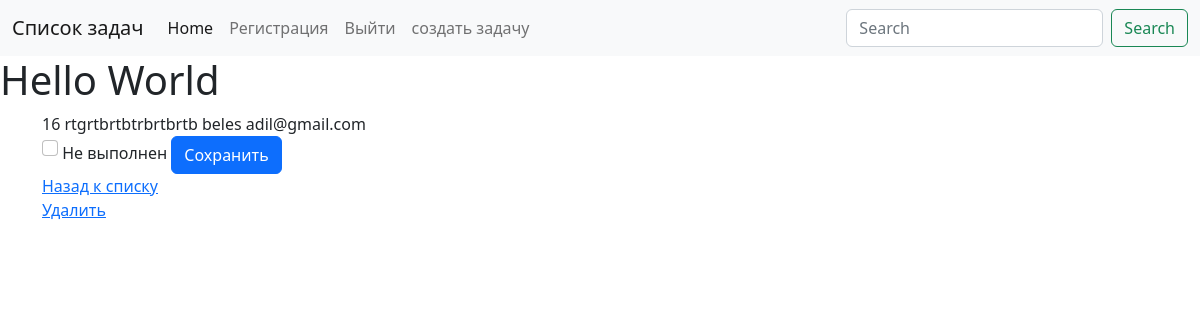
Screenshot of /todo/16/ (signed in) with the database file from the repository.
### todo/models.py (models this page shows, shortened)
class TodoItem(models.Model):
    text = models.CharField(max_length=100)
    done = models.BooleanField(default=False)
    author = models.ForeignKey( settings.AUTH_USER_MODEL, on_delete=models.PROTECT)
    class Meta:
        permissions = [
            ("change_todo_status", "Can change todo status"),
        ]

### users/models.py (models this page shows, shortened)
class MyCustomUser(AbstractUser):
    email = models.EmailField(unique=True)
    username = models.CharField(max_length=50, unique=True)
    first_name = models.CharField(max_length=50, null=True, blank=True)
    last_name = models.CharField(max_length=50, null=True, blank=True)
    password = models.CharField(max_length=100)
    is_staff = models.BooleanField(default=False)
    is_active = models.BooleanField(default=True)
    is_superuser = models.BooleanField(default=False)

### todo/views.py (the view, shortened to what this page needs)
# urls.py: path("<int:pk>/", TodoItemDetailView.as_view(), name="detail" ),
class TodoItemDetailView(DetailView):
    def get_queryset(self):
        return TodoItem.objects.filter(author=self.request.user)
    raise_exception = True

### mysite/templates/todo/todoitem_detail.html (shortened to what this page needs)
{% extends 'base.html' %}
{% block content %}
<h1>Hello World</h1>
    <div class="container">
            {{ object.pk }}
            {{ object.text }}
            {{ object.author.username }}
            {{ object.author.email }}
    <form method="post">
               <input class="form-check-input" name="done" type="checkbox" value="" id="flexCheckDefault"
                       {% if object.done %} checked>
                          <label class="form-check-label" for="flexCheckDefault" >
                            Выполнен
                          </label>
                    {% else %}
                <label class="form-check-label" for="flexCheckDefault" >
                    Не выполнен
                {% endif %}
             <button type="submit" class="btn btn-primary">
                Сохранить
            </button>
            <div>
            <a href="{% url "todo:list"  %}">Назад к списку</a>
                </div>
                <div>
            <a href="{% url "todo:delete" object.pk %}">Удалить</a>
                </div>
     </form>
{% endblock %}

### rows the page displays
TodoItem: pk "16", text "rtgrtbrtbtrbrtbrtb", author.username "beles", author.email "adil@gmail.com"
